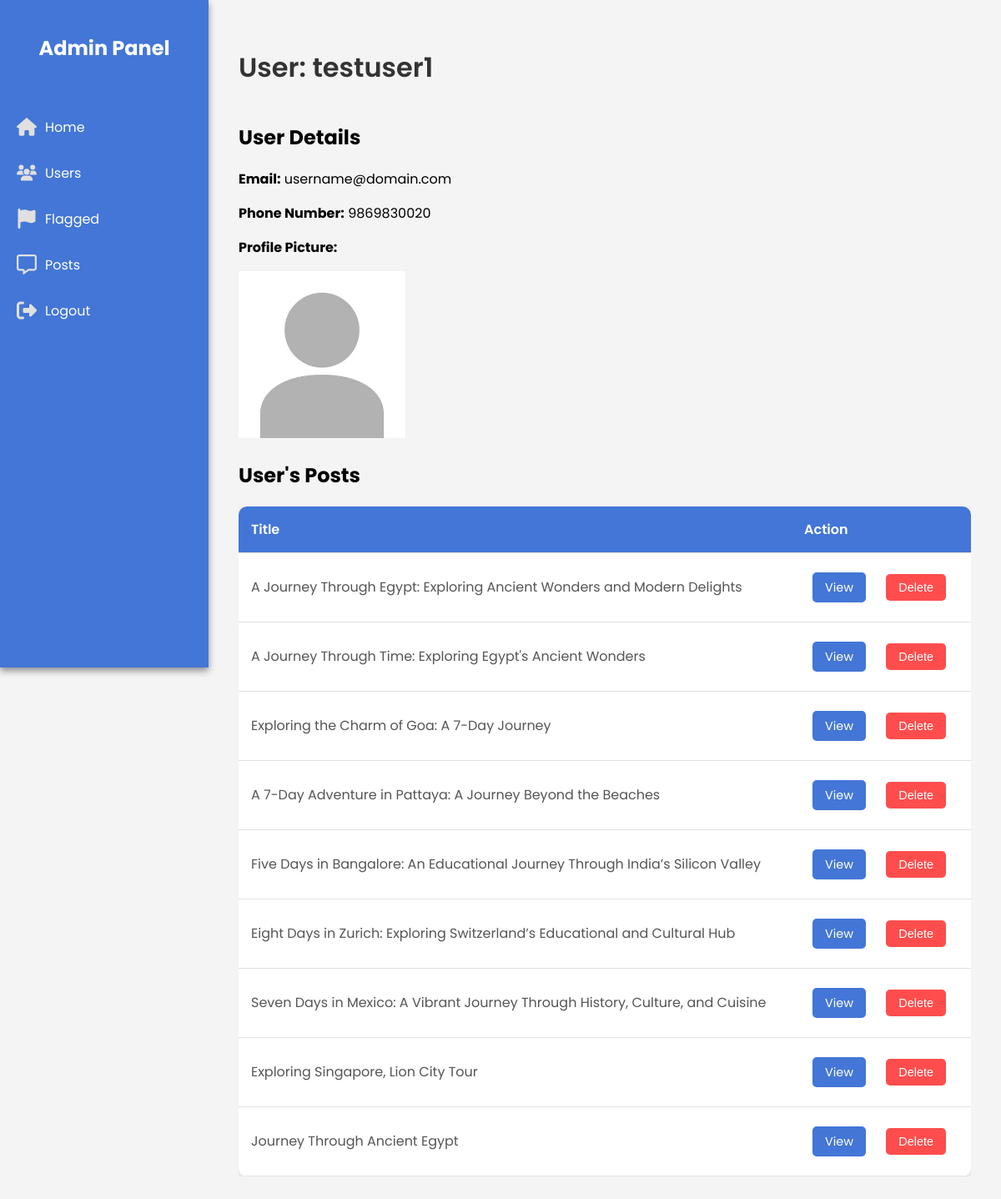
Page /view_user/1 on the committed database.
### app/models.py (models this page shows, shortened)
class SearchableMixin(object):
    @classmethod
    def before_commit(cls, session):
        session._changes = {
            'add': list(session.new),
            'update': list(session.dirty),
            'delete': list(session.deleted)
        }

class User(db.Model, UserMixin, SearchableMixin):
    __tablename__ = 'user'
    __searchable__ = ['username', 'email']
    id = db.Column(db.Integer, primary_key=True)
    username = db.Column(db.String(80), unique=True, nullable=False)
    password = db.Column(db.String(80), nullable=False)
    email = db.Column(db.String(120), unique=True, nullable=False)
    phone_number = db.Column(db.Integer, unique=True, nullable=False)
    profile_pic = db.Column(db.String(120), nullable=False, default='profile.jpg')

class Post(db.Model, SearchableMixin):
    __tablename__ = 'post'
    __searchable__ = ['title', 'location', 'category', 'content']
    id = db.Column(db.Integer, primary_key=True)
    title = db.Column(db.String(255), nullable=True)
    location = db.Column(db.String(255), nullable=True)
    category = db.Column(db.String(255), nullable=True)
    duration = db.Column(db.String(255), nullable=True)
    tips = db.Column(db.String(255), nullable=True)
    user_id = db.Column(db.Integer, db.ForeignKey('user.id'), nullable=True)
    status=db.Column(db.String, nullable=False, default='draft')
    content = db.Column(db.String, nullable=False)
    flagged = db.Column(db.Boolean, nullable=False,default=False)
    sexuality = db.Column(db.String(255), nullable=False,default=False)
    violence = db.Column(db.String(255), nullable=False,default=False)
    harassment = db.Column(db.String(255), nullable=False,default=False)
    illicit = db.Column(db.String(255), nullable=False,default=False)
    self_harm = db.Column(db.String(255), nullable=False,default=False)
    hate = db.Column(db.String(255), nullable=False,default=False)

### app/admin_routes.py (the view)
@app.route('/view_user/<int:user_id>')
def view_user(user_id):
    user = User.query.get_or_404(user_id)
    posts = (
        db.session.query(User, Post)
        .join(Post, User.id == Post.user_id)
        .filter(User.id == user_id)
        .filter(Post.status != 'flagged')
        .all()
    )
    return render_template('adminPages/view_user.html',
                           user=user,
                           posts=posts)

### app/templates/adminPages/view_user.html
{% extends 'adminPages/adminhome.html' %}
{% block head %}
    <link rel="stylesheet" href="{{ url_for('static', filename='css/admin.css') }}">
    <link rel="stylesheet" href="{{ url_for('static', filename='css/users.css') }}">
{% endblock %}
{% block body %}
<div class="users-page">
    <div class="page-header">
        <h1 class="page-title">User: {{ user.username }}</h1>
    </div>
    <div class="detail-section">
        <h2>User Details</h2>
        <p><strong>Email:</strong> {{ user.email }}</p>
        <p><strong>Phone Number:</strong> {{ user.phone_number }}</p>
        <p><strong>Profile Picture:</strong></p>
        <img src="{{ url_for('static', filename='Images/' + user.profile_pic) }}" alt="Profile Picture"  style="max-width: 200px;">
    </div>
    <div class="detail-section">
        <h2>User's Posts</h2>
        <div class="users-table-container">
            <table class="users-table">
                <thead>
                    <tr>
                        <th>Title</th>
                        <th>Action</th>
                    </tr>
                </thead>
                <tbody>
                {% if posts %}
                    {% for user, post in posts %}
                    <tr>
                        <td>{{ post.title }}</td>
                        <td>
                            <a href="{{ url_for('view_post', post_id=post.id) }}" class="action-btn">View</a>
                            <form action="{{ url_for('delete_admin', post_id=post.id) }}" method="post" style="display:inline;">
                                <button type="submit" class="action-btn delete-btn">Delete</button>
                            </form>
                        </td>
                    </tr>
                    {% endfor %}
                {% else %}
                    <tr>
                        <td>No posts found</td>
                    </tr>
                {% endif %}
                </tbody>
            </table>
        </div>
    </div>
</div>
{% endblock %}

### app/static/css/admin.css (style rules this page uses)
body { font-family: 'Poppins', sans-serif; margin: 0; padding: 0; background-color: #f4f4f4; }

### app/static/css/users.css (style rules this page uses)
.users-page { padding: 20px; }
.page-header { display: flex; justify-content: space-between; align-items: center; margin-bottom: 20px; }
.page-title { font-size: 2rem; color: #333; font-weight: 600; }
.users-table-container { overflow-x: auto; }
.users-table { width: 100%; border-collapse: collapse; background-color: #ffffff; box-shadow: 0 2px 8px rgba(0, 0, 0, 0.1); border-radius: 10px; overflow: hidden; }
.users-table th, .users-table td { padding: 15px; text-align: left; border-bottom: 1px solid #e0e0e0; }
.users-table th { background-color: #4376d6; color: #ffffff; font-weight: 600; }
.users-table td { color: #555; }
.action-btn { padding: 8px 15px; border: none; border-radius: 5px; cursor: pointer; font-size: 0.9rem; color: #ffffff; background-color: #4376d6; transition: background-color 0.3s; margin: 10px; }
.delete-btn { background-color: #ff4d4d; }
.action-btn { text-decoration: none; }

### rows in the picture
User: username "testuser1", email "username@domain.com", phone_number "9869830020", profile_pic (placeholder picture), title "A Journey Through Egypt: Exploring Ancient Wonders and Modern Delights", title "A Journey Through Time: Exploring Egypt's Ancient Wonders", title "Exploring the Charm of Goa: A 7-Day Journey", title "A 7-Day Adventure in Pattaya: A Journey Beyond the Beaches", title "Five Days in Bangalore: An Educational Journey Through India’s Silicon Valley", title "Eight Days in Zurich: Exploring Switzerland’s Educational and Cultural Hub", title "Seven Days in Mexico: A Vibrant Journey Through History, Culture, and Cuisine", title "Exploring Singapore, Lion City Tour", title "Journey Through Ancient Egypt"
